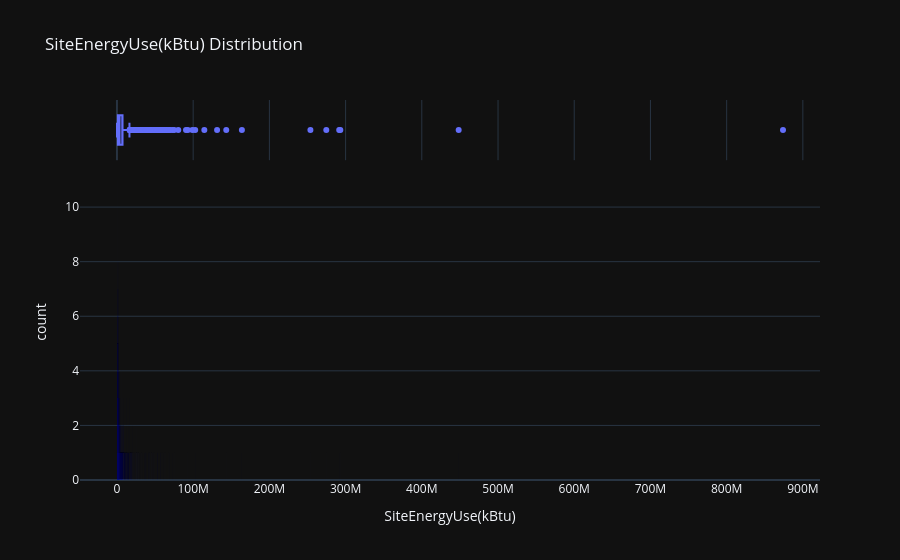

This figure's notebook cell:
### Code cell
# Analyse de la distribution des donnees.
interactive_distribution(df=df_compliant_filtered, col='SiteEnergyUse(kBtu)', n_bins=100_000, save_plot='Site Energy Use Distribution')

### Figure 1 — Plotly figure (JSON) as saved in the notebook; plotly's stock layout.template omitted (floating-point values rounded to 4 significant figures; data arrays with more than 128 entries replaced by an {"elided": "..."} marker saying what was removed)
{"data": [{"bingroup": "x", "hovertemplate": "SiteEnergyUse(kBtu)=%{x}<br>count=%{y}<extra></extra>", "legendgroup": "", "marker": {"color": "#636efa", "opacity": 0.7, "pattern": {"shape": ""}}, "name": "", "nbinsx": 100000, "orientation": "v", "showlegend": false, "x": {"elided": "1493 float values"}, "xaxis": "x", "yaxis": "y", "type": "histogram"}, {"hovertemplate": "SiteEnergyUse(kBtu)=%{x}<extra></extra>", "legendgroup": "", "marker": {"color": "#636efa"}, "name": "", "notched": true, "showlegend": false, "x": {"elided": "1493 float values"}, "xaxis": "x2", "yaxis": "y2", "type": "box"}], "layout": {"xaxis": {"anchor": "y", "domain": [0.0, 1.0], "title": {"text": "SiteEnergyUse(kBtu)"}}, "yaxis": {"anchor": "x", "domain": [0.0, 0.8316], "title": {"text": "count"}}, "xaxis2": {"anchor": "y2", "domain": [0.0, 1.0], "matches": "x", "showticklabels": false, "showgrid": true}, "yaxis2": {"anchor": "x2", "domain": [0.8416, 1.0], "matches": "y2", "showticklabels": false, "showline": false, "ticks": "", "showgrid": false}, "legend": {"tracegroupgap": 0}, "title": {"text": "SiteEnergyUse(kBtu) Distribution"}, "barmode": "relative", "bargap": 0.1}}
